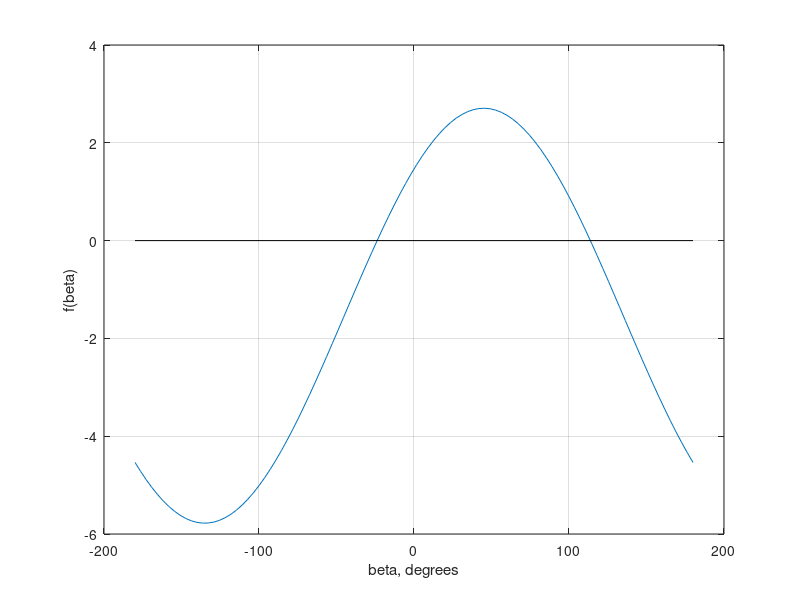

Write MATLAB code to recreate this figure.
% Listing 9-9 - Finding arm position
 clear
 clc
close all

% global r1
 r1 = 4
% global r2
 r2 = 3
% global alpha
 alpha = pi/6  % 30 deg
 beta = linspace(-pi, pi);
 pf =  r1 .* (cos(alpha) + sin(alpha) - 1)  + r2 * (cos(beta) + sin(beta) - 1);
betaD = beta .* 180 ./ pi;
plot(betaD, pf)
hold on
grid on
xp = [betaD(1) betaD(end)]
plot(xp, [0 0], 'k')
xlabel('beta, degrees')
ylabel('f(beta)')
% zeros = find(pf(1:end-1) .* pf(2:end) <= 0)
% disp('zeros occur just after')
% beta(zeros)
% 
% zero = findZeroAB([beta(zeros(1)) ...
%                       beta(zeros(1)+1)])
